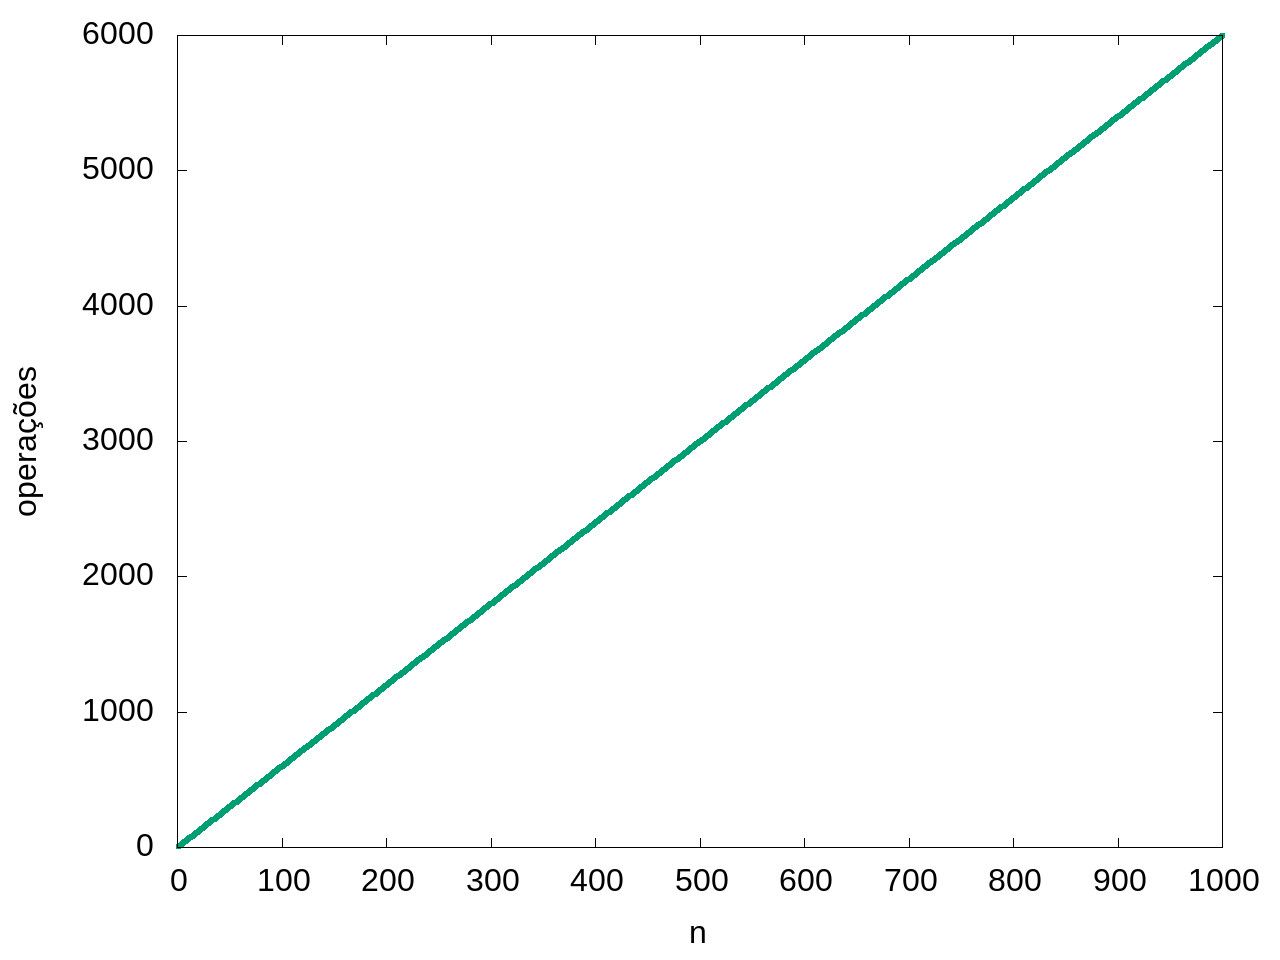

This chart was generated by the following gnuplot code:
set terminal jpeg enhanced size 1280,960 font "arial,24.0"
set output "exercicio05a.jpg"
set xlabel "n"
set ylabel "operações" 
plot "exercicio05a.txt" with lines lw 5 lt 2 notitle
